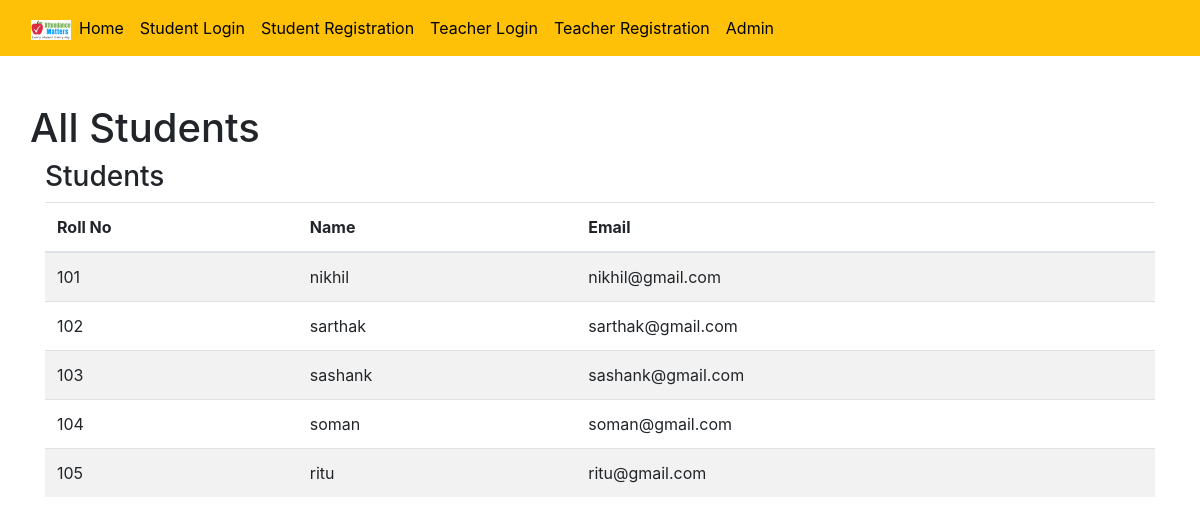
The page /attendance/attendance/allstudentinfo.php on the database its author committed.
### tables this page shows
CREATE TABLE `student` (
  `sid` int(11) NOT NULL,
  `name` varchar(255) NOT NULL,
  `rollno` varchar(255) NOT NULL,
  `pass` varchar(50) NOT NULL,
  `email` varchar(150) NOT NULL
);

### attendance/attendance/allstudentinfo.php (the view, shortened to what this page needs)
<?php
	include 'config1.php';
?>
<?php include 'header.php';?>
<?php include 'nav.php';?>
<div class="container" style="margin-top: 20px;">
  <div class="row">
    <div class="col-md-14 col-lg-14">
			<h1 class="page-header">All Students</h1>
		</div>
	</div>
	<div class="row">
		<div class="col-md-12 col-lg-12">
			<div class="panel panel-primary">
				<div class="panel-heading">
					<h3 class="panel-title">Students</h3>
				</div>
				<div class="panel-body">
					<table class="table table-striped table-hover">
					<thead>
						<tr>
							<th>Roll No</th>
							<th>Name</th>
							<th>Email</th>
						</tr>
					</thead>
					<tbody>
						<?php
							$outputData = '';
							$studentQuery = "SELECT * from student";
							$stmtStudent = $conn->prepare($studentQuery);
							$stmtStudent->execute();
							$resultStudent = $stmtStudent->fetchAll(PDO::FETCH_ASSOC);
							for($i = 0; $i<count($resultStudent); $i++) {
								$outputData .= "<tr>";
								$outputData .= "<td>" . $resultStudent[$i]['rollno'] . "</td>";
								$outputData .= "<td>" . $resultStudent[$i]['name'] . "</td>";
								$outputData .= "<td>" . $resultStudent[$i]['email'] . "</td>";
								$outputData .= "</tr>";
							}
							print $outputData;
						?>
						</tbody>
					</table>
				</div>
			</div>
		</div>
	</div>
</div>

### rows shown on the page
student: rollno "101", name "nikhil", email "nikhil@gmail.com"
student: rollno "102", name "sarthak", email "sarthak@gmail.com"
student: rollno "103", name "sashank", email "sashank@gmail.com"
student: rollno "104", name "soman", email "soman@gmail.com"
student: rollno "105", name "ritu", email "ritu@gmail.com"
